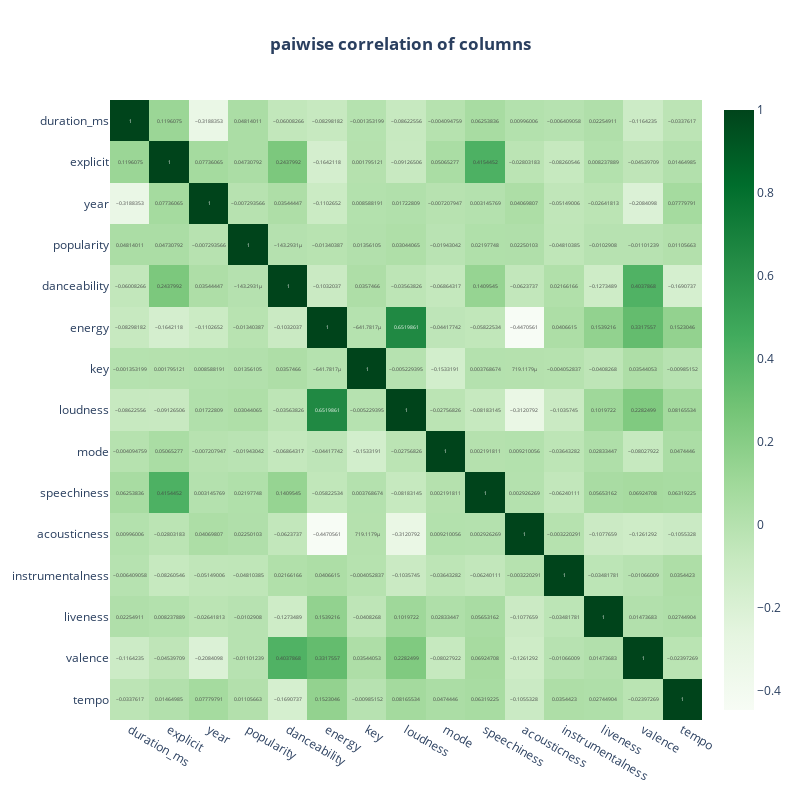

Notebook code cell kept with this figure:
### Code cell
#Heatmap visualization of the pairwise correlation between the columns of a pandas DataFrame 
# Displays it using Plotly with a green color scheme, auto-adjusted aspect ratio and title, with text annotations enabled.

fig=px.imshow(df.corr(),text_auto=True,height=800,width=800,color_continuous_scale=px.colors.sequential.Greens,aspect='auto',title='<b>paiwise correlation of columns')
fig.update_layout(title_x=0.5)
fig.show()

### Figure 1 — Plotly figure (JSON) as saved in the notebook; plotly's stock layout.template omitted (floating-point values rounded to 4 significant figures; data arrays with more than 128 entries replaced by an {"elided": "..."} marker saying what was removed)
{"data": [{"coloraxis": "coloraxis", "hovertemplate": "x: %{x}<br>y: %{y}<br>color: %{z}<extra></extra>", "name": "0", "texttemplate": "%{z}", "type": "heatmap", "x": ["duration_ms", "explicit", "year", "popularity", "danceability", "energy", "key", "loudness", "mode", "speechiness", "acousticness", "instrumentalness", "liveness", "valence", "tempo"], "xaxis": "x", "y": ["duration_ms", "explicit", "year", "popularity", "danceability", "energy", "key", "loudness", "mode", "speechiness", "acousticness", "instrumentalness", "liveness", "valence", "tempo"], "yaxis": "y", "z": {"elided": "15x15 float values"}}], "layout": {"coloraxis": {"colorscale": [[0, "rgb(247,252,245)"], [0.125, "rgb(229,245,224)"], [0.25, "rgb(199,233,192)"], [0.375, "rgb(161,217,155)"], [0.5, "rgb(116,196,118)"], [0.625, "rgb(65,171,93)"], [0.75, "rgb(35,139,69)"], [0.875, "rgb(0,109,44)"], [1, "rgb(0,68,27)"]]}, "height": 800, "title": {"text": "<b>paiwise correlation of columns", "x": 0.5}, "width": 800, "xaxis": {"anchor": "y", "domain": [0, 1]}, "yaxis": {"anchor": "x", "autorange": "reversed", "domain": [0, 1]}}}
